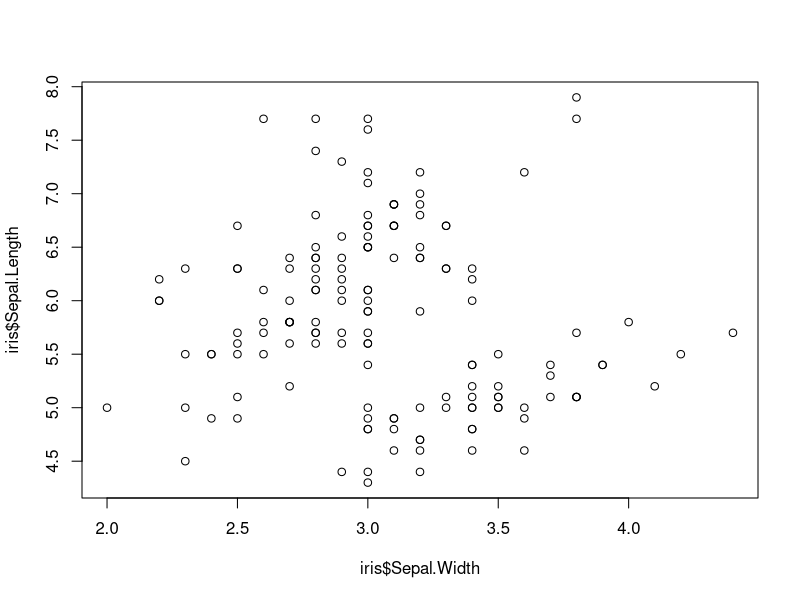
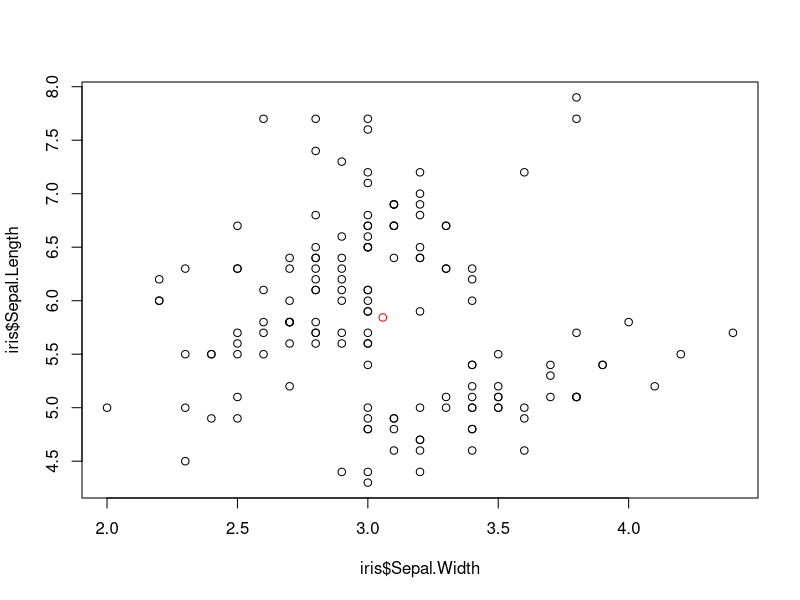
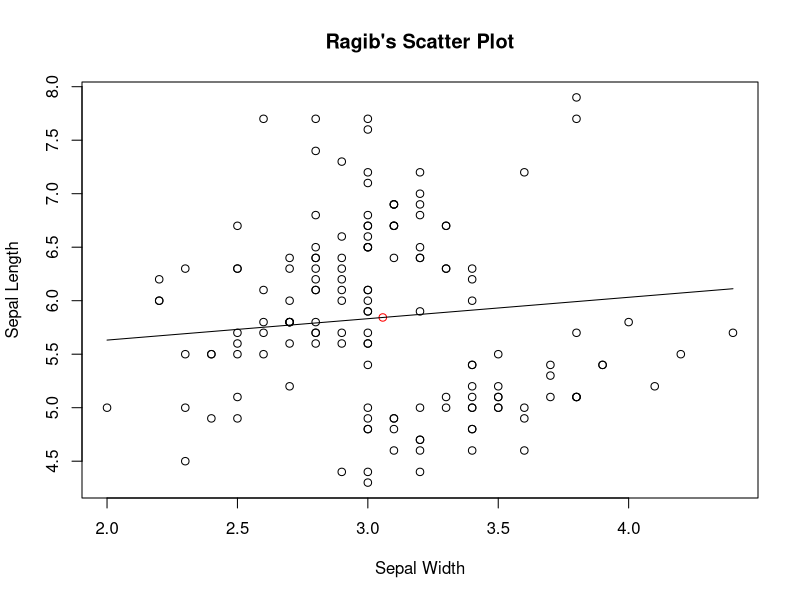

Write R code to recreate these figures, in order.
#import a dataset
data(iris)
#previewing a data set 
head(iris)
#To get the entries in the “Sepal.Width” column
iris$Sepal.Width
#to calculate the mean of vectors
mean(iris$Sepal.Length)
#to calculate the standard deviation of vectors
sd(iris$Sepal.Width)
#To build a scatterplot of iris sepal width and length
plot(x = iris$Sepal.Width, y = iris$Sepal.Length)
#Where is the center of the data?
data_center_x = mean(iris$Sepal.Width)
data_center_y = mean(iris$Sepal.Length)
c(data_center_x, data_center_y)
#Add a point to an existing plot
plot(x = iris$Sepal.Width, y = iris$Sepal.Length)
points(x = data_center_x, y = data_center_y, col = "red")
#To draw a line
line_point_slope = function(x, x1, y1, slope)
{
  get_y_intercept = 
    function(x1, y1, slope) 
      return(-(x1 * slope) + y1)
  
  linear = 
    function(x, yint, slope) 
      return(yint + x * slope)
  
  return(linear(x, get_y_intercept(x1, y1, slope), slope))
}
#Add a curve to an existing plot
#plot(x = iris$Sepal.Width, y = iris$Sepal.Length)
#points(x = data_center_x, y = data_center_y, col = "red")
#curve(
 # line_point_slope(
    #x, 
    #data_center_x, 
    #data_center_y,
   # -0.1), 
  #add = TRUE)
#plot(x = iris$Sepal.Width, y = iris$Sepal.Length)
#points(x = data_center_x, y = data_center_y, col = "red")
#curve(
 # line_point_slope(
    #x, 
    #data_center_x, 
    #data_center_y,
    #-0.2), 
  #add = TRUE)
#title(main ="Ragib")
plot(x = iris$Sepal.Width, y = iris$Sepal.Length, main="Ragib's Scatter Plot", xlab= "Sepal Width",ylab= "Sepal Length") 

points(x = data_center_x, y = data_center_y, col = "red") 

curve( 
  
  line_point_slope( 
    
    x,  
    
    data_center_x,  
    
    data_center_y, 
    
    0.20),  
  
  add = TRUE)
